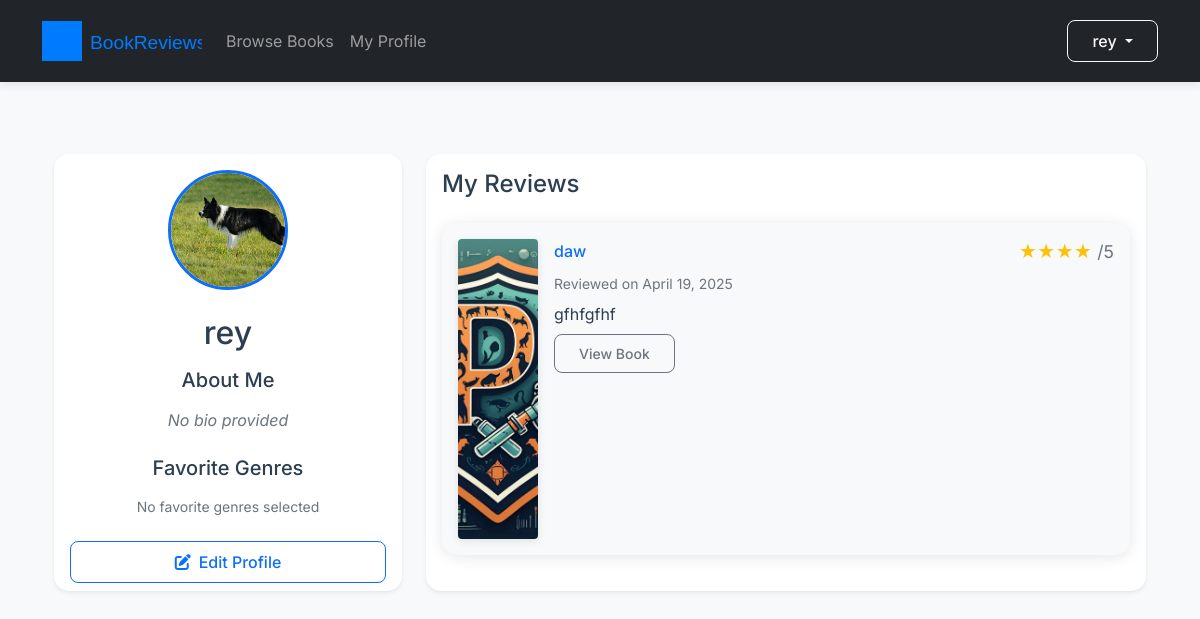
The app's page /profile/ (signed in), older data.
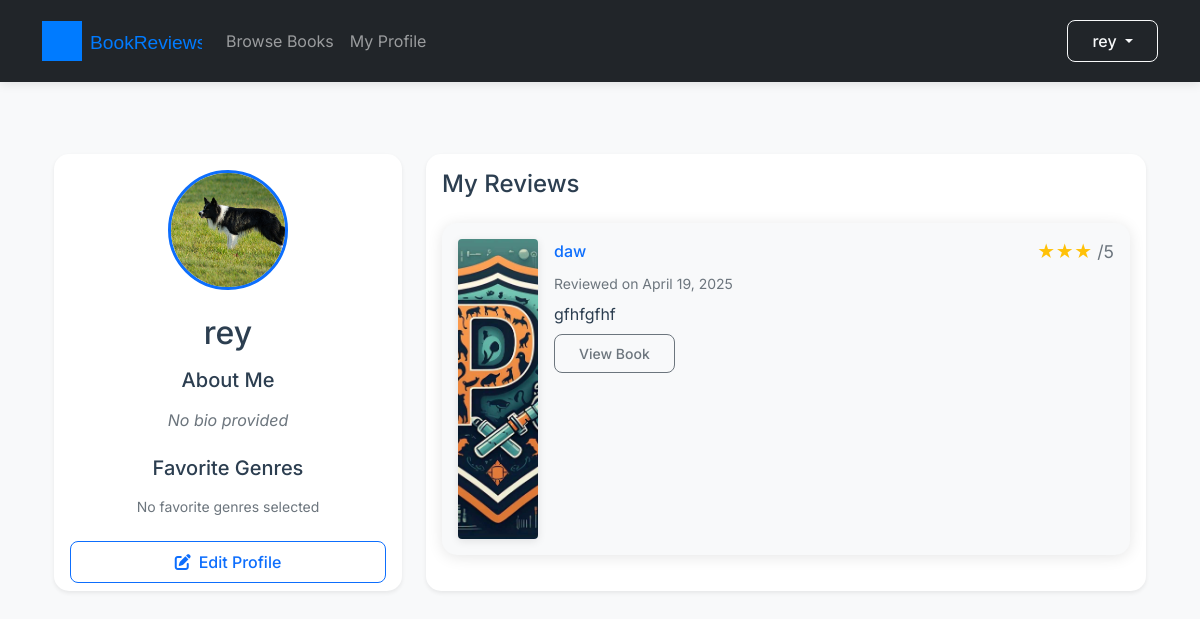
The same page, newer data.
### reviews/models.py (models this page shows, shortened)
class Review(models.Model):
    book = models.ForeignKey(Book, on_delete=models.CASCADE)
    user = models.ForeignKey(User, on_delete=models.CASCADE)
    rating = models.IntegerField(
        validators=[MinValueValidator(1), MaxValueValidator(5)]
    )
    text = models.TextField()
    created_at = models.DateTimeField(auto_now_add=True)
    class Meta:
        unique_together = ('book', 'user')  # One review per user per book

class Book(models.Model):
    title = models.CharField(max_length=200)
    author = models.CharField(max_length=200)
    published_date = models.DateField()
    cover_image = models.ImageField(upload_to='book_covers/', blank=True, null=True)
    description = models.TextField(blank=True)
    genres = models.ManyToManyField(Genre, related_name='books')
    language = models.CharField(max_length=50, default='English')
    pages = models.PositiveIntegerField(null=True, blank=True)
    def get_absolute_url(self):
        return reverse('book-detail', kwargs={'pk': self.pk})

### reviews/views.py (the view)
# urls.py: path('profile/', UserProfileView.as_view(), name='user-profile'),
class UserProfileView(LoginRequiredMixin, DetailView):
    model = UserProfile
    template_name = 'reviews/user_profile.html'
    context_object_name = 'profile'
    def get_object(self):
        return UserProfile.objects.get_or_create(user=self.request.user)[0]

### reviews/templatetags/template_filters.py (called while the page is built)
@register.filter(name='repeat')
def repeat(value, times):
    return value * int(times)

### reviews/templates/reviews/user_profile.html (shortened to what the changed rows need)
{% extends 'reviews/base.html' %}
{% load static template_filters %}
{% block content %}
<div class="container py-5">
    <div class="row g-4">
        <div class="col-lg-4">
            <div class="card shadow-sm h-100">
                <div class="card-body text-center">
                    <h1 class="h2 mb-3">{{ user.username }}</h1>
                    <div class="bio-section mb-4">
                        <h2 class="h5 mb-3">About Me</h2>
                    </div>
                    <div class="genres-section">
                        <h2 class="h5 mb-3">Favorite Genres</h2>
                    </div>
                </div>
            </div>
        </div>
        <div class="col-lg-8">
            <div class="card shadow-sm h-100">
                <div class="card-body">
                    <h2 class="h4 mb-4">My Reviews</h2>
                    {% if user.review_set.all %}
                        <div class="review-list">
                            {% for review in user.review_set.all %}
                                <article class="review-card card mb-3 border-0 bg-light">
                                    <div class="card-body">
                                        <div class="d-flex align-items-start">
                                            {% if review.book.cover_image %}
                                            <img src="{{ review.book.cover_image.url }}"
                                                 alt="{{ review.book.title }} cover"
                                                 class="book-cover rounded me-3"
                                                 width="80"
                                                 height="120">
                                            {% endif %}
                                            <div class="flex-grow-1">
                                                <header class="d-flex justify-content-between align-items-center mb-2">
                                                    <h3 class="h6 mb-0">
                                                        <a href="{{ review.book.get_absolute_url }}"
                                                           class="text-decoration-none">
                                                            {{ review.book.title }}
                                                        </a>
                                                    </h3>
                                                    <div class="rating-badge"
                                                         aria-label="Rating: {{ review.rating }} out of 5">
                                                        {% with "★"|repeat:review.rating as stars %}
                                                            <span class="text-warning">{{ stars }}</span>
                                                        {% endwith %}
                                                        <span class="text-muted">/5</span>
                                                    </div>
                                                </header>
                                                <div class="text-muted small mb-2">
                                                    Reviewed on {{ review.created_at|date:"F j, Y" }}
                                                </div>
                                                <div class="review-text">
                                                    {{ review.text|truncatewords:30 }}
                                                </div>
                                                <div class="mt-2">
                                                    <a href="{{ review.book.get_absolute_url }}"
                                                       class="btn btn-sm btn-outline-secondary">
                                                        View Book
                                                    </a>
                                                </div>
                                            </div>
                                        </div>
                                    </div>
                                </article>
                            {% endfor %}
                        </div>
                    {% endif %}
                </div>
            </div>
        </div>
    </div>
</div>
{% endblock %}
{% block extra_css %}
<link rel="stylesheet" href="{% static 'reviews/css/profile.css' %}">
{% endblock %}

Row changes from the older to the newer data that the page shows:
changed Review "gfhfgfhf": rating "★★★★" → "★★★"
